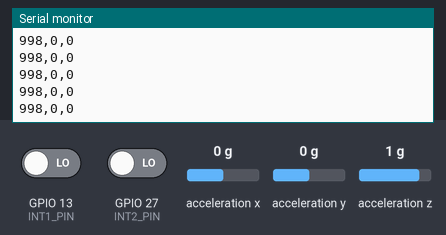
Bench run of a sketch on a simulated ESP32. On the bench: the last lines printed to the serial monitor. Wiring (inferred from the names in the program): ADXL345 accelerometer at I2C address 0x53. The test bench sets the inputs (shaded band); at power-on: acceleration x 0 g, GPIO 27 (INT2_PIN) LOW, acceleration y 0 g, acceleration z 1 g, GPIO 13 (INT1_PIN) LOW. Nothing arrives over Bluetooth unless stated; a phone connects over Bluetooth LE 3 s after start.

Above: at 1.7 s.
1.8 s: acceleration x set to -1.4 g
At 3.53 s:
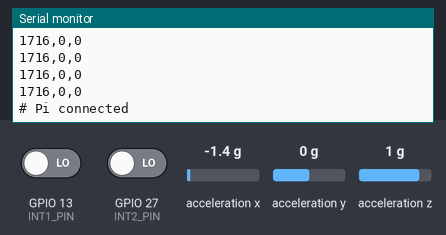
4.8 s: GPIO 27 (INT2_PIN) driven HIGH
At 4.84 s:
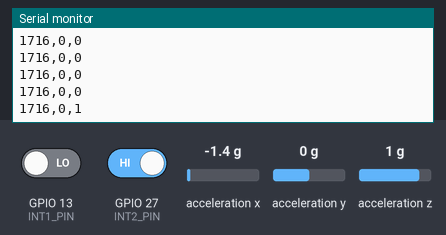
6.3 s: acceleration y set to -1.4 g
At 6.31 s:
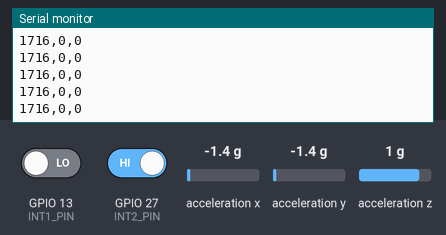
7.8 s: acceleration z set to -1.4 g
At 7.83 s:
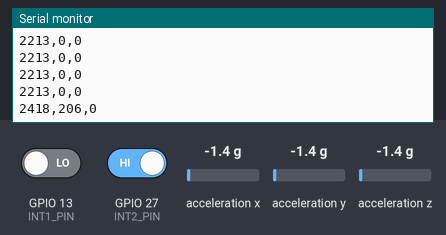
Timing chart, 0 to 10.3 s (numbered marks = the images above; inputs shaded):
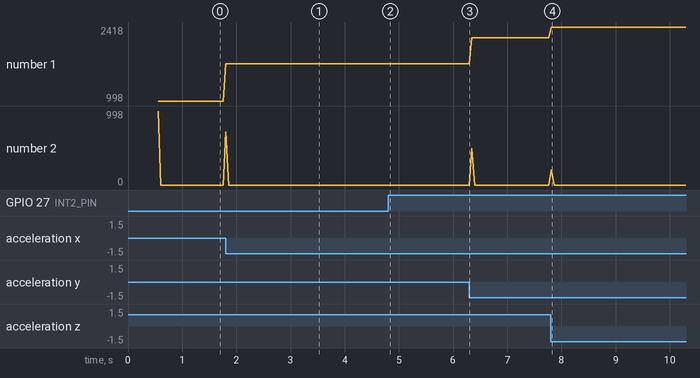

Measured:
- after the input at 1.8 s, the serial monitor: prints a new line at once (image 1)
- after the input at 4.8 s, the serial monitor: prints a new line at once (image 2)
- after the input at 7.8 s, the serial monitor: prints a new line at once (image 4)
- plotted number 1: 998 → 1716 after the input at 1.8 s, 1716 → 2213 after the input at 6.3 s, 2213 → 2418 after the input at 7.8 s

The sketch:

sketch_nov19a.ino
```cpp
#include <Wire.h>
#include <BLEDevice.h>
#include <BLEServer.h>
#include <BLEUtils.h>
#include <BLE2902.h>
#include "esp_timer.h"
#include <math.h>

// ---- Pin Configuration ----
#define SDA_PIN  23
#define SCL_PIN  22
#define INT1_PIN 13
#define INT2_PIN 27

// ---- ADXL345 Registers ----
#define REG_DEVID       0x00
#define REG_THRESH_ACT  0x24
#define REG_ACT_INACT   0x27
#define REG_BW_RATE     0x2C
#define REG_POWER_CTL   0x2D
#define REG_INT_ENABLE  0x2E
#define REG_INT_MAP     0x2F
#define REG_INT_SOURCE  0x30
#define REG_DATA_FORMAT 0x31
#define REG_DATAX0      0x32

// ---- BLE Configuration (MATCH FRIEND'S CODE) ----
const char* BLE_DEVICE_NAME = "TSN-ACU";

#define SERVICE_UUID \
"CA89474F-D5F8-44BB-8926-DD4B58A44E2D"

#define DATA_CHAR_UUID \
"0E76AAE8-1EE4-456A-9708-DE09E78F4BCA"

// ---- Packet Configuration ----
const uint8_t PACKET_VERSION = 1;
const uint8_t NODE_ID = 1;  // 1 = ADXL345

// Same 33-byte packet structure as KY-037
struct __attribute__((packed)) SensorPacket {
  uint8_t  version;
  uint8_t  node_id;
  uint16_t seq;
  uint64_t t_edge_us;
  uint64_t t_peak_us;
  uint64_t tx_us;
  uint16_t raw;
  uint16_t level;
  uint8_t  trigger;
};

static_assert(sizeof(SensorPacket) == 33,
              "SensorPacket must be 33 bytes");

// ---- BLE Variables ----
BLECharacteristic* dataChar = nullptr;

volatile bool clientConnected = false;
bool wasConnected = false;

uint16_t seq = 0;

// ---- Sensor Variables ----
uint8_t addr = 0;

volatile bool drdy = false;
volatile uint32_t int1Count = 0;

// ---- Activity Timestamp ----
portMUX_TYPE edgeMux = portMUX_INITIALIZER_UNLOCKED;
volatile uint64_t firstEdgeUs = 0;

// ---- INT1: Data Ready ----
void IRAM_ATTR onInt1() {
  drdy = true;
  int1Count++;
}

// ---- INT2: Activity Detection ----
void IRAM_ATTR onInt2() {

  uint64_t now = (uint64_t)esp_timer_get_time();

  portENTER_CRITICAL_ISR(&edgeMux);

  if (firstEdgeUs == 0) {
    firstEdgeUs = now;
  }

  portEXIT_CRITICAL_ISR(&edgeMux);
}

// Get first activity timestamp and clear it
uint64_t takeFirstEdge() {

  portENTER_CRITICAL(&edgeMux);

  uint64_t t = firstEdgeUs;
  firstEdgeUs = 0;

  portEXIT_CRITICAL(&edgeMux);

  return t;
}

// ---- ADXL345 Functions ----
bool probe(uint8_t a) {
  Wire.beginTransmission(a);
  return Wire.endTransmission() == 0;
}

void writeReg(uint8_t reg, uint8_t val) {

  Wire.beginTransmission(addr);
  Wire.write(reg);
  Wire.write(val);
  Wire.endTransmission();
}

uint8_t readReg(uint8_t reg) {

  Wire.beginTransmission(addr);
  Wire.write(reg);
  Wire.endTransmission(false);

  Wire.requestFrom(addr, (uint8_t)1);

  if (Wire.available()) {
    return Wire.read();
  }

  return 0;
}

// Read X, Y, Z acceleration
bool readXYZ(float &gx, float &gy, float &gz) {

  Wire.beginTransmission(addr);
  Wire.write(REG_DATAX0);
  Wire.endTransmission(false);

  Wire.requestFrom(addr, (uint8_t)6);

  if (Wire.available() != 6) return false;

  int16_t x = Wire.read() | (Wire.read() << 8);
  int16_t y = Wire.read() | (Wire.read() << 8);
  int16_t z = Wire.read() | (Wire.read() << 8);

  const float S = 0.0039f;

  gx = x * S;
  gy = y * S;
  gz = z * S;

  return true;
}

// Convert g to milligravity (mg)
uint16_t toMilliG(float value) {

  long result = lroundf(value * 1000.0f);

  if (result < 0) result = 0;
  if (result > 65535) result = 65535;

  return (uint16_t)result;
}

// ---- BLE Connection Callbacks ----
class ServerCallbacks : public BLEServerCallbacks {

  void onConnect(BLEServer*) override {
    clientConnected = true;
  }

  void onDisconnect(BLEServer*) override {
    clientConnected = false;
  }
};

// ---- BLE Initialization ----
void setupBle() {

  BLEDevice::init(BLE_DEVICE_NAME);

  BLEDevice::setMTU(247);

  BLEServer* server = BLEDevice::createServer();

  server->setCallbacks(new ServerCallbacks());

  BLEService* service =
    server->createService(SERVICE_UUID);

  dataChar = service->createCharacteristic(
    DATA_CHAR_UUID,
    BLECharacteristic::PROPERTY_READ |
    BLECharacteristic::PROPERTY_NOTIFY
  );

  dataChar->addDescriptor(new BLE2902());

  service->start();

  // Advertising
  BLEAdvertising* adv = BLEDevice::getAdvertising();

  BLEAdvertisementData advData;
  advData.setFlags(0x06);
  advData.setName(BLE_DEVICE_NAME);

  adv->setAdvertisementData(advData);

  BLEAdvertisementData scanData;
  scanData.setCompleteServices(BLEUUID(SERVICE_UUID));

  adv->setScanResponseData(scanData);

  BLEDevice::startAdvertising();
}

// ---- Collect ADXL345 Data for 50 ms ----
void measureAccelWindow(
  float &gx,
  float &gy,
  float &gz,
  float &mag,
  float &magMin,
  float &magMax,
  uint64_t &tPeakUs
) {

  const uint32_t SAMPLE_WINDOW_MS = 50;

  uint32_t start = millis();
  uint32_t lastRead = start;

  mag = sqrtf(gx*gx + gy*gy + gz*gz);

  magMin = mag;
  magMax = mag;

  tPeakUs = (uint64_t)esp_timer_get_time();

  while (millis() - start < SAMPLE_WINDOW_MS) {

    if (drdy || millis() - lastRead >= 10) {

      drdy = false;
      lastRead = millis();

      if (readXYZ(gx, gy, gz)) {

        float currentMag = sqrtf(
          gx*gx + gy*gy + gz*gz
        );

        uint64_t sampleTime =
          (uint64_t)esp_timer_get_time();

        if (currentMag > magMax) {

          magMax = currentMag;
          tPeakUs = sampleTime;
        }

        if (currentMag < magMin) {
          magMin = currentMag;
        }

        mag = currentMag;
      }
    }
  }
}

// ---- Setup ----
void setup() {

  Serial.begin(115200);
  delay(500);

  Serial.println("\n# ADXL345 BLE starting");

  // Initialize I2C
  Wire.begin(SDA_PIN, SCL_PIN);
  Wire.setClock(400000);

  // Find ADXL345
  if (probe(0x53)) {
    addr = 0x53;
  }
  else if (probe(0x1D)) {
    addr = 0x1D;
  }
  else {

    Serial.println("No ADXL345 found.");

    while (true) delay(1000);
  }

  Serial.printf("Found device at 0x%02X\n", addr);

  uint8_t id = readReg(REG_DEVID);

  Serial.printf(
    "DEVID = 0x%02X (expected 0xE5)\n", id
  );

  if (id != 0xE5) {

    Serial.println("Wrong ID, stopping.");

    while (true) delay(1000);
  }

  // Configure ADXL345
  writeReg(REG_POWER_CTL, 0x00);
  writeReg(REG_DATA_FORMAT, 0x08);
  writeReg(REG_BW_RATE, 0x0A);
  writeReg(REG_THRESH_ACT, 0x08);
  writeReg(REG_ACT_INACT, 0xF0);
  writeReg(REG_INT_MAP, 0x10);
  writeReg(REG_INT_ENABLE, 0x90);
  writeReg(REG_POWER_CTL, 0x08);

  // Configure interrupt pins
  pinMode(INT1_PIN, INPUT);
  pinMode(INT2_PIN, INPUT);

  attachInterrupt(
    digitalPinToInterrupt(INT1_PIN),
    onInt1,
    RISING
  );

  attachInterrupt(
    digitalPinToInterrupt(INT2_PIN),
    onInt2,
    RISING
  );

  // Initialize sensor reading
  float a, b, c;

  readXYZ(a, b, c);
  readReg(REG_INT_SOURCE);

  // Initialize BLE
  setupBle();

  Serial.printf(
    "Advertising as %s, MAC %s\n",
    BLE_DEVICE_NAME,
    BLEDevice::getAddress().toString().c_str()
  );

  Serial.println("raw,level,trigger");
}

// ---- Main Loop ----
void loop() {

  // Restart advertising after Pi disconnects
  if (wasConnected && !clientConnected) {

    BLEDevice::startAdvertising();

    Serial.println(
      "# Pi disconnected, advertising again"
    );
  }

  if (!wasConnected && clientConnected) {
    Serial.println("# Pi connected");
  }

  wasConnected = clientConnected;

  // Collect acceleration data over 50 ms
  static float gx = 0;
  static float gy = 0;
  static float gz = 0;

  float mag = 0;
  float magMin = 0;
  float magMax = 0;

  uint64_t tPeak = 0;

  measureAccelWindow(
    gx, gy, gz,
    mag, magMin, magMax, tPeak
  );

  // Get activity interrupt timestamp
  uint64_t tEdge = takeFirstEdge();

  if (tEdge != 0) {
    readReg(REG_INT_SOURCE);
  }

  uint8_t trigger = (tEdge != 0) ? 1 : 0;

  // Prepare packet
  SensorPacket pkt;

  pkt.version = PACKET_VERSION;
  pkt.node_id = NODE_ID;
  pkt.seq = seq++;

  pkt.t_edge_us = tEdge;
  pkt.t_peak_us = tPeak;

  // Acceleration magnitude in mg
  pkt.raw = toMilliG(mag);

  // Peak-to-peak acceleration variation in mg
  pkt.level = toMilliG(magMax - magMin);

  pkt.trigger = trigger;

  // Timestamp immediately before BLE transmission
  pkt.tx_us = (uint64_t)esp_timer_get_time();

  // Send packet through BLE
  if (clientConnected) {

    dataChar->setValue(
      (uint8_t*)&pkt,
      sizeof(pkt)
    );

    dataChar->notify();
  }

  // Serial Monitor output
  Serial.print(pkt.raw);
  Serial.print(",");
  Serial.print(pkt.level);
  Serial.print(",");
  Serial.println(pkt.trigger);

}
```
